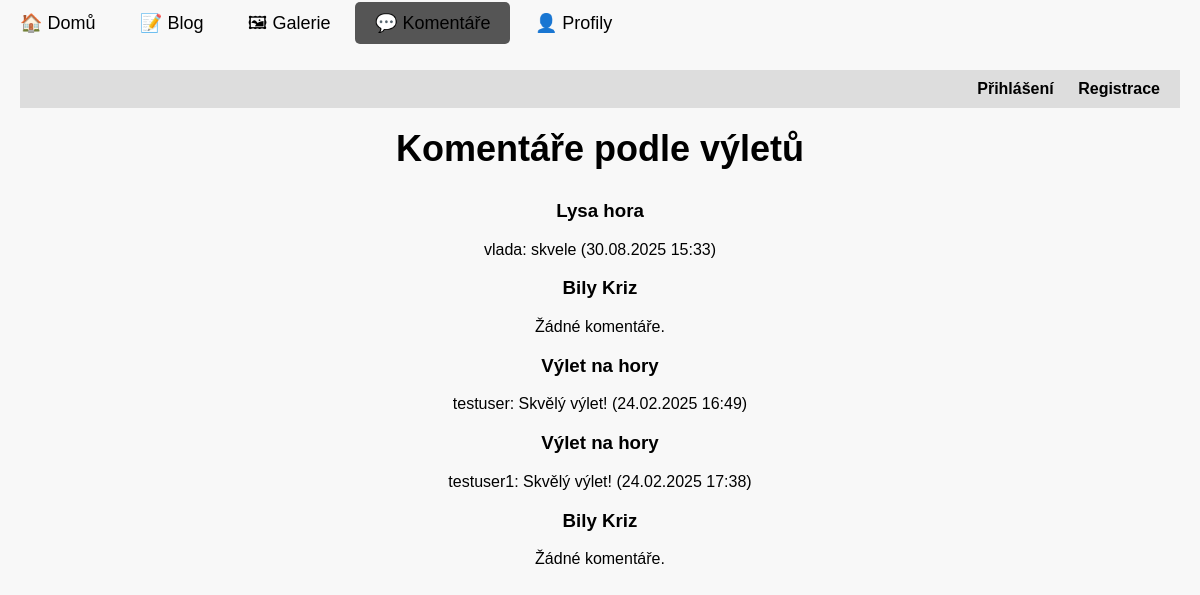
Page /komentare/ on the earlier database version.
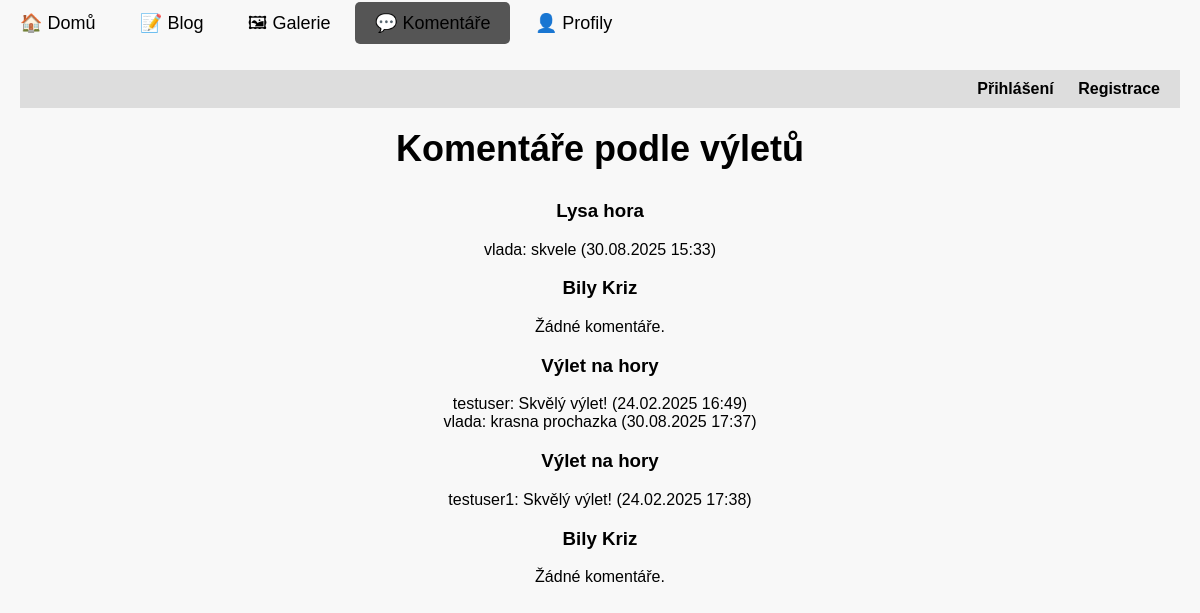
Same page on the later database version.
### vylety/models.py (models this page shows, shortened)
class Vylet(models.Model):
    name = models.CharField(max_length=200, help_text="Zadejte název výletu")
    date = models.DateField(help_text="Datum konání výletu")
    description = models.TextField(help_text="Krátký popis výletu")
    user = models.ForeignKey(User, on_delete=models.CASCADE, help_text="Vlastník výletu")
    oblibene = models.ManyToManyField(User, related_name="oblibene_vylety", blank=True,
                                      help_text="Uživatelé, kteří si výlet přidali do oblíbených")

### komentare/models.py (models this page shows, shortened)
class Komentar(models.Model):
    uzivatel = models.ForeignKey(User, on_delete=models.CASCADE, help_text="Uživatel, který napsal komentář")
    vylet = models.ForeignKey(Vylet, on_delete=models.CASCADE, related_name="komentare",
                              help_text="Výlet, ke kterému komentář patří")
    text = models.TextField(help_text="Obsah komentáře")
    datum = models.DateTimeField(auto_now_add=True, help_text="Datum vytvoření komentáře")

### komentare/views.py (the view)
# urls.py: path('', views.komentare_index, name='komentare_index'),
def komentare_index(request):
    vylety = Vylet.objects.all()
    return render(request, 'komentare/index.html', {'vylety': vylety})

### komentare/templates/komentare/index.html (shortened to what this page needs)
{% extends 'vylety/base.html' %}
{% block content %}
    <div class="navbar">
        {% if user.is_authenticated %}
            Přihlášen jako <strong>{{ user.username }}</strong> | <a href="{% url 'logout' %}">Odhlásit</a>
        {% else %}
            <a href="{% url 'login' %}">Přihlášení</a>
            <a href="{% url 'register' %}">Registrace</a>
        {% endif %}
    </div>
<h2>Komentáře podle výletů</h2>
{% for vylet in vylety %}
    <h3>{{ vylet.name }}</h3>
    <div>
        {% for komentar in vylet.komentare.all %}
            <div>
                {{ komentar.uzivatel.username }}: {{ komentar.text }} ({{ komentar.datum|date:"d.m.Y H:i" }})
            </div>
        {% empty %}
            <div>Žádné komentáře.</div>
        {% endfor %}
    </div>
    {% endfor %}
{% endblock %}

Differences in the rows shown:
added Komentar: uzivatel.username "vlada", text "krasna prochazka", datum "30.08.2025 17:37", shown under Vylet (number 3 of 5 on the later page)
